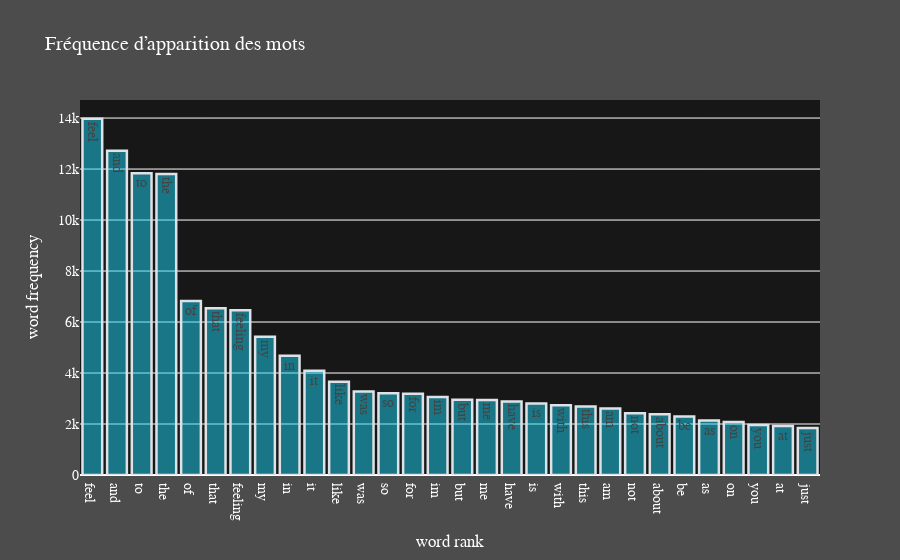

Notebook code cell kept with this figure:
### Markdown cell above
All graph can easly be reproduce on df1_brut = pd.read_csv('../data/yes_emotion.csv')
#### 1.) L'histogramme représentant la fréquence d’apparition des mots (commentez)

### Code cell
x = df0_brut.Text
y = df0_brut.Emotion

freq_top = get_top_n_words(x,"up",100)

df_up = pd.DataFrame(freq_top, columns =['Word','Number of times'])
y_nbr = df_up['Number of times']
x_word = df_up['Word']

freq_p1 = go.Bar(
                x = x_word.head(30),
                y = y_nbr,
                name = "Le score universitaire pour le transfert de connaissances par pays",
                marker = dict(color = 'rgba(25,211,243 0.5)', line = dict(color ='rgb(222,226,230)',width =2.5)),
                text = df_up['Word'])

freq_lay_p1 = go.Layout(barmode = "group",
                  title = 'Fréquence d’apparition des mots ',
                  yaxis = dict(title = 'word frequency'),
                  xaxis = dict(title = 'word rank'),
                  font=dict(
                        family="sans serif",
                        size=14,
                        color="white"),
                    paper_bgcolor='rgba(0,0,0,0.70)',
                    plot_bgcolor='rgba(0,0,0,0.70)')
freq_word_bar = go.Figure(data = freq_p1 , layout = freq_lay_p1)

freq_word_bar

### Figure 1 — Plotly figure (JSON) as saved in the notebook; plotly's stock layout.template omitted (floating-point values rounded to 4 significant figures)
{"data": [{"marker": {"color": "rgba(25,211,243 0.5)", "line": {"color": "rgb(222,226,230)", "width": 2.5}}, "name": "Le score universitaire pour le transfert de connaissances par pays", "text": ["feel", "and", "to", "the", "of", "that", "feeling", "my", "in", "it", "like", "was", "so", "for", "im", "but", "me", "have", "is", "with", "this", "am", "not", "about", "be", "as", "on", "you", "at", "just", "when", "or", "all", "more", "because", "do", "can", "up", "he", "really", "by", "are", "very", "been", "if", "know", "had", "out", "her", "time", "what", "myself", "how", "from", "they", "little", "get", "now", "will", "being", "people", "would", "them", "she", "want", "some", "one", "an", "his", "him", "who", "still", "even", "think", "there", "ive", "life", "we", "its", "make", "bit", "something", "much", "could", "love", "going", "things", "no", "dont", "than", "way", "too", "day", "their", "into", "back", "has", "go", "which", "don"], "type": "bar", "x": ["feel", "and", "to", "the", "of", "that", "feeling", "my", "in", "it", "like", "was", "so", "for", "im", "but", "me", "have", "is", "with", "this", "am", "not", "about", "be", "as", "on", "you", "at", "just"], "y": [13973, 12721, 11835, 11808, 6824, 6540, 6461, 5422, 4679, 4087, 3661, 3279, 3211, 3189, 3055, 2948, 2942, 2887, 2808, 2735, 2685, 2608, 2419, 2385, 2297, 2134, 2077, 1962, 1925, 1839, 1819, 1609, 1504, 1474, 1464, 1349, 1240, 1229, 1208, 1201, 1197, 1169, 1143, 1127, 1096, 1091, 1088, 1083, 1083, 1032, 1021, 1007, 978, 968, 968, 960, 947, 920, 910, 874, 865, 847, 836, 815, 811, 803, 802, 800, 799, 797, 792, 759, 746, 744, 727, 723, 694, 683, 673, 656, 650, 646, 643, 627, 620, 616, 615, 610, 596, 593, 593, 558, 558, 545, 544, 540, 536, 513, 510, 509]}], "layout": {"barmode": "group", "font": {"color": "white", "family": "sans serif", "size": 14}, "paper_bgcolor": "rgba(0,0,0,0.70)", "plot_bgcolor": "rgba(0,0,0,0.70)", "title": {"text": "Fréquence d’apparition des mots "}, "xaxis": {"title": {"text": "word rank"}}, "yaxis": {"title": {"text": "word frequency"}}}}
